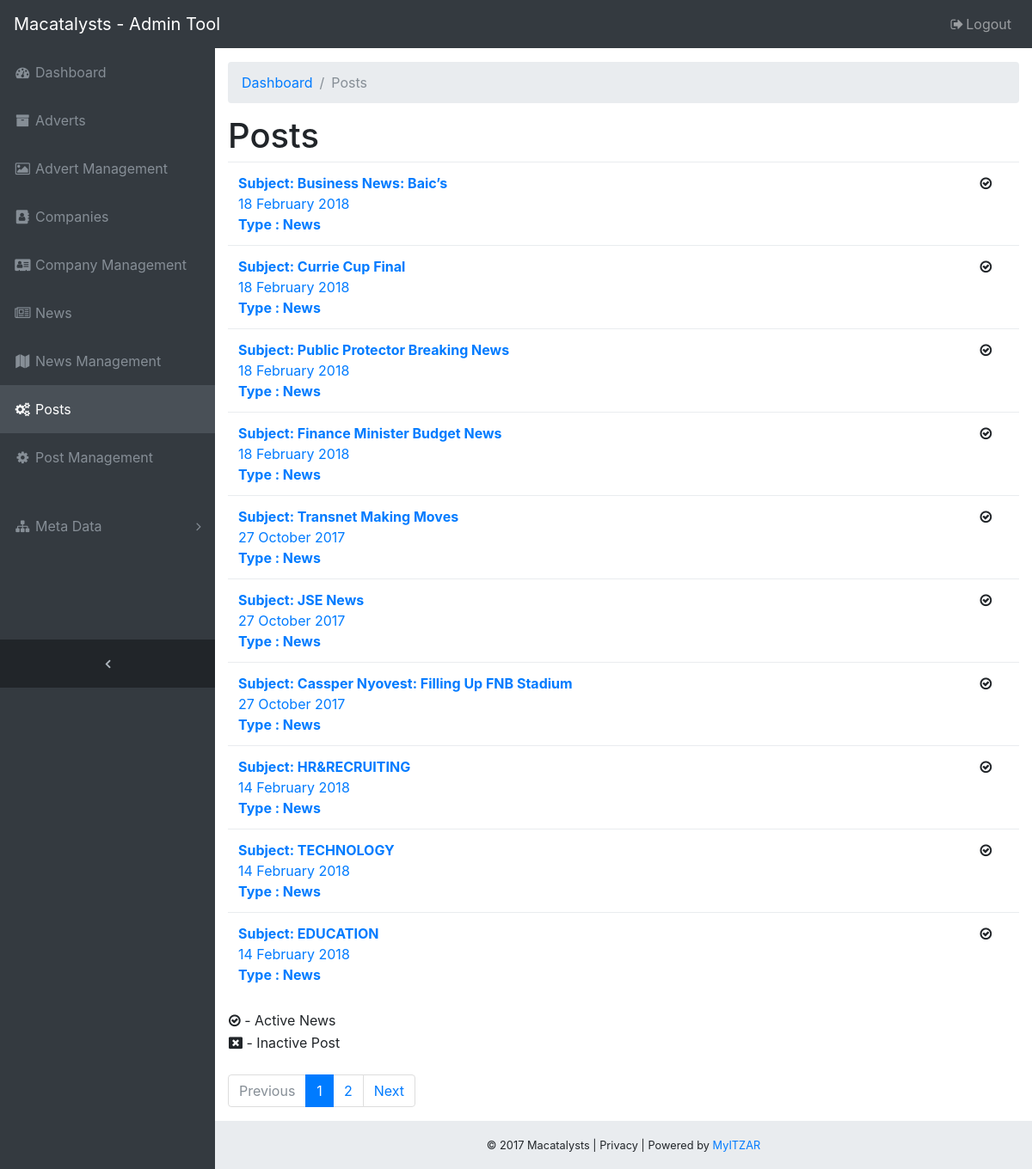
Screenshot of /posts.php (signed in) with the database file from the repository.
### tables this page shows
CREATE TABLE `posts` (
  `ID` int(11) NOT NULL,
  `COMPANY` varchar(200) NOT NULL,
  `POST` varchar(10000) NOT NULL,
  `FILE` varchar(200) NOT NULL,
  `COMPANY_ID` int(11) NOT NULL,
  `DATE` date NOT NULL,
  `USER_ID` int(11) NOT NULL,
  `ACTIVE` tinyint(1) NOT NULL,
  `TYPE` int(11) NOT NULL,
  `SUBJECT` varchar(200) DEFAULT NULL,
  `SUMMARY` varchar(200) NOT NULL,
  `TIMESTAMP` timestamp NOT NULL DEFAULT CURRENT_TIMESTAMP ON UPDATE CURRENT_TIMESTAMP,
  `VIEWS` int(11) NOT NULL
);

CREATE TABLE `post_type` (
  `ID` int(11) NOT NULL,
  `NAME` varchar(200) NOT NULL,
  `DESCRIPTION` varchar(500) NOT NULL
);

### php/serverCache.php (called while the page is built, shortened)
<?php
include('php/conn.php');
if (isset($_SESSION['loggedInUserId']) && $_SESSION['loggedInUserId'] != "-1") {
    $sqliQuery = ("SELECT COUNT(*) FROM posts ");
    $res = $mysqli->query($sqliQuery);
    $row = $res->fetch_row();
    $countAllPosts = $row[0];
    $selectPostsQuery = ("SELECT pst.ID, pst.SUBJECT, pst.ACTIVE, pst.TIMESTAMP, typ.NAME AS 'TYPE_NAME' FROM posts pst
                      JOIN post_type typ on pst.TYPE = typ.ID ORDER BY pst.ID DESC ");
}

### posts.php (the view, shortened to what this page needs)
<?php
include('php/serverCache.php');
?>
<!DOCTYPE html>
<html lang="en">
<head>
    <link href="vendor/bootstrap/css/bootstrap.min.css" rel="stylesheet">
    <link href="vendor/font-awesome/css/font-awesome.min.css" rel="stylesheet" type="text/css">
    <link href="css/sb-admin.css" rel="stylesheet">
</head>
<body class="fixed-nav sticky-footer bg-dark" id="page-top">
<nav class="navbar navbar-expand-lg navbar-dark bg-dark fixed-top" id="mainNav">
    <a class="navbar-brand" href="index.php">Macatalysts - Admin Tool</a>
    <div class="collapse navbar-collapse" id="navbarResponsive">
        <ul class="navbar-nav navbar-sidenav" id="exampleAccordion">
            <li class="nav-item" data-toggle="tooltip" data-placement="right" title="Dashboard">
                <a class="nav-link" href="index.php">
                    <i class="fa fa-fw fa-dashboard"></i>
                    <span class="nav-link-text">Dashboard</span>
                </a>
            </li>
            <li class="nav-item" data-toggle="tooltip" data-placement="right" title="Adverts">
                <a class="nav-link" href="adverts.php">
                    <i class="fa fa-fw fa-archive"></i>
                    <span class="nav-link-text">Adverts</span>
                </a>
            </li>
            <li class="nav-item" data-toggle="tooltip" data-placement="right" title="Advert Management">
                <a class="nav-link" href="advertManagement.php">
                    <i class="fa fa-fw fa-picture-o"></i>
                    <span class="nav-link-text">Advert Management</span>
                </a>
            </li>
            <li class="nav-item" data-toggle="tooltip" data-placement="right" title="Posts">
                <a class="nav-link" href="companies.php">
                    <i class="fa fa-fw fa-address-book"></i>
                    <span class="nav-link-text">Companies</span>
                </a>
            </li>
            <li class="nav-item" data-toggle="tooltip" data-placement="right" title="Posts">
                <a class="nav-link" href="companyManagement.php">
                    <i class="fa fa-fw fa-address-card"></i>
                    <span class="nav-link-text">Company Management</span>
                </a>
            </li>
            <li class="nav-item" data-toggle="tooltip" data-placement="right" title="Posts">
                <a class="nav-link" href="news.php">
                    <i class="fa fa-fw fa-newspaper-o"></i>
                    <span class="nav-link-text">News</span>
                </a>
            </li>
            <li class="nav-item" data-toggle="tooltip" data-placement="right" title="Posts">
                <a class="nav-link" href="newsManagement.php">
                    <i class="fa fa-fw fa-map"></i>
                    <span class="nav-link-text">News Management</span>
                </a>
            </li>
            <li class="nav-item active" data-toggle="tooltip" data-placement="right" title="Posts">
                <a class="nav-link" href="posts.php">
                    <i class="fa fa-fw fa-gears"></i>
                    <span class="nav-link-text">Posts</span>
                </a>
            </li>
            <li class="nav-item" data-toggle="tooltip" data-placement="right" title="Posts">
                <a class="nav-link" href="postManagement.php">
                    <i class="fa fa-fw fa-gear"></i>
                    <span class="nav-link-text">Post Management</span>
                </a>
            </li>
            <li class="nav-item" data-toggle="tooltip" data-placement="right">&nbsp;</li>
            <li class="nav-item" data-toggle="tooltip" data-placement="right" title="Meta Data">
                <a class="nav-link nav-link-collapse collapsed" data-toggle="collapse" href="#collapseMulti" data-parent="#exampleAccordion">
                    <i class="fa fa-fw fa-sitemap"></i>
                    <span class="nav-link-text">Meta Data</span>
                </a>
            </li>
        </ul>
        <ul class="navbar-nav sidenav-toggler">
            <li class="nav-item">
                <a class="nav-link text-center" id="sidenavToggler">
                    <i class="fa fa-fw fa-angle-left"></i>
                </a>
            </li>
        </ul>
        <ul class="navbar-nav ml-auto">
            <li class="nav-item">
                <a class="nav-link" data-toggle="modal" data-target="#exampleModal">
                    <i class="fa fa-fw fa-sign-out"></i>Logout</a>
            </li>
        </ul>
    </div>
</nav>
<div class="content-wrapper">
    <div class="container-fluid">
        <ol class="breadcrumb">
            <li class="breadcrumb-item">
                <a href="index.php">Dashboard</a>
            </li>
            <li class="breadcrumb-item active">Posts</li>
        </ol>
        <div class="row">
            <div class="col-12">
                <h1>Posts</h1>
                <?php
                if (isset($_GET['page'])) {
                    $page = preg_replace("#[^0-9]#", "", $_GET["page"]);
                } else {
                    $page = 1;
                }
                $perPage = 10;
                $lastPage = ceil($countAllPosts / $perPage);
                $sqliQuery = "$selectPostsQuery LIMIT " . ($page - 1) * $perPage . ", $perPage";
                $res = $mysqli->query($sqliQuery);
                echo "<table class=\"table table-hover\">";
                while ($post = $res->fetch_assoc()) {
                    $id = $post['ID'];
                    $subject = $post['SUBJECT'];
                    $date = date_format(date_create($post['TIMESTAMP']), "d F Y");
                    $type = $post['TYPE_NAME'];
                    if ($post['ACTIVE'] == 0) {
                        $active = "<i class=\"fa fa-window-close\" aria-hidden=\"true\"></i>";
                    } else {
                        $active = "<i class=\"fa fa-check-circle-o\" aria-hidden=\"true\"></i>";
                    }
                    echo "
								<tr>
									<td>
										<a href=\"postManagement.php?post-id=$id\">
											<div class=\"row\">
												<div class=\"col-md-12\"><b>Subject: $subject</b></div>
												<div class=\"col-md-12\">$date</div>
											</div>
											<div class=\"row\">
												<div class=\"col-md-12\"><b>Type : $type</b></div>
											</div>
										</a>
									</td>
								    <td>
									    $active
								    </td>
								</tr>";
                }
                echo "</table>
                      <table>
                      <tr><td><i class=\"fa fa-check-circle-o\" aria-hidden=\"true\"></i> - Active News</td></tr>
                      <tr><td><i class=\"fa fa-window-close\" aria-hidden=\"true\"></i> - Inactive Post</td></tr>
                      </table>
                      &nbsp";
                $prevP = "
                                <li class=\"paginate_button page-item previous disabled\" id=\"dataTable_previous\">
                                <a href=\"#\" aria-controls=\"dataTable\" data-dt-idx=\"0\" tabindex=\"0\" class=\"page-link\">Previous</a>
                                </li>";
                $nextP = "
                                <li class=\"paginate_button page-item next disabled\" id=\"dataTable_next\">
                                <a href=\"#\" aria-controls=\"dataTable\" data-dt-idx=\"7\" tabindex=\"0\" class=\"page-link\">Next</a></li>
                                </ul>";
                if ($lastPage != 1) {
                    if ($page != $lastPage) {
                        $next = $page + 1;
                        $nextP = "
                                    <li class=\"paginate_button page-item next\" id=\"dataTable_next\">
                                    <a href=\"posts.php?page=$next\" aria-controls=\"dataTable\" data-dt-idx=\"$lastPage.1\" tabindex=\"0\" class=\"page-link\">Next</a></li>
                                    </ul>";
                    }
                }
                $pagination = "<div class=\"dataTables_paginate paging_simple_numbers\" id=\"dataTable_paginate\"><ul class=\"pagination\">";
                $pagination .= "$prevP";
                for ($countPage = 0; $countPage < $lastPage; $countPage++) {
                    $pageNum = $countPage + 1;
                    if ($page == $pageNum) {
                        $pagination .= "
                                    <li class=\"paginate_button page-item active\">
                                    <a href=\"posts.php?page=$pageNum\" aria-controls=\"dataTable\" data-dt-idx=\"$pageNum\" tabindex=\"0\" class=\"page-link\">$pageNum</a>
                                    </li>";
                    } else {
                        $pagination .= "
                                    <li class=\"paginate_button page-item\">
                                    <a href=\"posts.php?page=$pageNum\" aria-controls=\"dataTable\" data-dt-idx=\"$pageNum\" tabindex=\"0\" class=\"page-link\">$pageNum</a>
                                    </li>";
                    }
                }
                echo "</div>";
                $pagination .= "$nextP";
                $pagination .= "</ul>";
                echo "<div class=\"container\">";
                echo "<div class=\"row\">
                                <div class=\"col-sm-12 col-md-12\">
                                    <div class=\"dataTables_info\" id=\"dataTable_info\" role=\"status\" aria-live=\"polite\">
                                    $pagination
                                    <div>
                                </div>
                              </div>
                              </div>";
                ?>
            </div>
        </div>
    </div>
    <footer class="sticky-footer">
        <div class="container">
            <div class="text-center">
                <small>© 2017 Macatalysts | Privacy | Powered by <a href="https://myitzar.co.za/">MyITZAR</a></small>
            </div>
        </div>
    </footer>
</div>
</body>
</html>

### css/sb-admin.css (style rules this page uses)
html { position: relative; min-height: 100%; }
body { overflow-x: hidden; }
body.sticky-footer { margin-bottom: 56px; }
body.sticky-footer .content-wrapper { min-height: calc(100vh - 56px - 56px); }
body.fixed-nav { padding-top: 56px; }
.content-wrapper { min-height: calc(100vh - 56px); padding-top: 1rem; }
#mainNav .navbar-collapse { overflow: auto; max-height: 75vh; }
#mainNav .navbar-collapse .navbar-nav .nav-item .nav-link { cursor: pointer; }
#mainNav .navbar-collapse .navbar-sidenav .nav-link-collapse:after { float: right; content: '\f107'; font-family: 'FontAwesome'; }
#mainNav .navbar-collapse .navbar-sidenav .nav-link-collapse.collapsed:after { content: '\f105'; }
#mainNav .navbar-collapse .sidenav-toggler { display: none; }
@media (min-width: 992px) { #mainNav .navbar-brand { width: 250px; } }
@media (min-width: 992px) { #mainNav .navbar-collapse { overflow: visible; max-height: none; } }
@media (min-width: 992px) { #mainNav .navbar-collapse .navbar-sidenav { position: absolute; top: 0; left: 0; overflow-x: hidden; overflow-y: auto; -webkit-flex-direction: column; -ms-flex-direction: column; flex-direction: column; margin-top: 56px; } }
@media (min-width: 992px) { #mainNav .navbar-collapse .navbar-sidenav > .nav-item { width: 250px; padding: 0; } }
@media (min-width: 992px) { #mainNav .navbar-collapse .navbar-sidenav > .nav-item > .nav-link { padding: 1em; } }
#mainNav.fixed-top .sidenav-toggler { display: none; }
@media (min-width: 992px) { #mainNav.fixed-top .navbar-sidenav { height: calc(100vh - 112px); } }
@media (min-width: 992px) { #mainNav.fixed-top .sidenav-toggler { position: absolute; top: 0; left: 0; display: flex; overflow-x: hidden; overflow-y: auto; -webkit-flex-direction: column; -ms-flex-direction: column; flex-direction: column; margin-top: calc(100vh - 56px); } }
@media (min-width: 992px) { #mainNav.fixed-top .sidenav-toggler > .nav-item { width: 250px; padding: 0; } }
@media (min-width: 992px) { #mainNav.fixed-top .sidenav-toggler > .nav-item > .nav-link { padding: 1em; } }
#mainNav.fixed-top.navbar-dark .sidenav-toggler { background-color: #212529; }
#mainNav.fixed-top.navbar-dark .sidenav-toggler a i { color: #adb5bd; }
.content-wrapper { overflow-x: hidden; background: white; }
@media (min-width: 992px) { .content-wrapper { margin-left: 250px; } }
#sidenavToggler i { font-weight: 800; }
#mainNav.navbar-dark .navbar-collapse .navbar-sidenav .nav-link-collapse:after { color: #868e96; }
#mainNav.navbar-dark .navbar-collapse .navbar-sidenav > .nav-item > .nav-link { color: #868e96; }
@media (min-width: 992px) { #mainNav.navbar-dark .navbar-collapse .navbar-sidenav { background: #343a40; } }
@media (min-width: 992px) { #mainNav.navbar-dark .navbar-collapse .navbar-sidenav li.active a { color: white !important; background-color: #495057; } }
footer.sticky-footer { position: absolute; right: 0; bottom: 0; width: 100%; height: 56px; background-color: #e9ecef; line-height: 55px; }
@media (min-width: 992px) { footer.sticky-footer { width: calc(100% - 250px); } }

### rows the page displays
posts: SUBJECT "Business News: Baic’s", TIMESTAMP "18 February 2018", post_type.NAME "News", ACTIVE 1 (drawn)
posts: SUBJECT "Currie Cup Final", TIMESTAMP "18 February 2018", post_type.NAME "News", ACTIVE 1 (drawn)
posts: SUBJECT "Public Protector Breaking News", TIMESTAMP "18 February 2018", post_type.NAME "News", ACTIVE 1 (drawn)
posts: SUBJECT "Finance Minister Budget News", TIMESTAMP "18 February 2018", post_type.NAME "News", ACTIVE 1 (drawn)
posts: SUBJECT "Transnet Making Moves", TIMESTAMP "27 October 2017", post_type.NAME "News", ACTIVE 1 (drawn)
posts: SUBJECT "JSE News", TIMESTAMP "27 October 2017", post_type.NAME "News", ACTIVE 1 (drawn)
posts: SUBJECT "Cassper Nyovest: Filling Up FNB Stadium", TIMESTAMP "27 October 2017", post_type.NAME "News", ACTIVE 1 (drawn)
posts: SUBJECT "HR&RECRUITING", TIMESTAMP "14 February 2018", post_type.NAME "News", ACTIVE 1 (drawn)
posts: SUBJECT "TECHNOLOGY", TIMESTAMP "14 February 2018", post_type.NAME "News", ACTIVE 1 (drawn)
posts: SUBJECT "EDUCATION", TIMESTAMP "14 February 2018", post_type.NAME "News", ACTIVE 1 (drawn)

### other values shown
$pageNum "1"
$pageNum "2"
